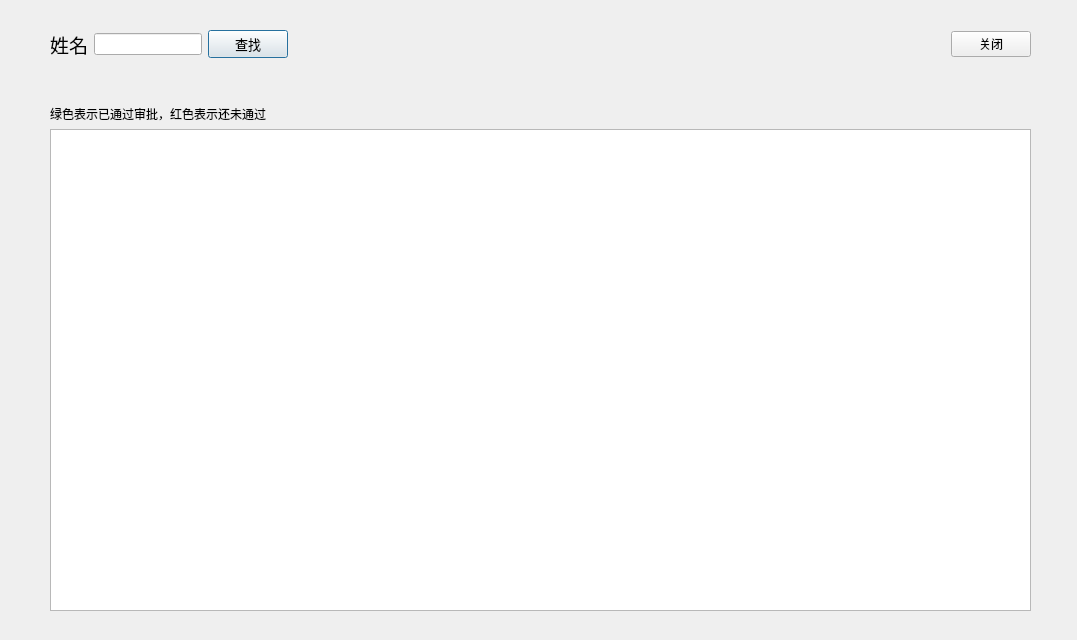
<?xml version="1.0" encoding="UTF-8"?>
<ui version="4.0">
 <class>Search</class>
 <widget class="QDialog" name="Search">
  <property name="geometry">
   <rect>
    <x>0</x>
    <y>0</y>
    <width>1077</width>
    <height>640</height>
   </rect>
  </property>
  <property name="windowTitle">
   <string>Dialog</string>
  </property>
  <widget class="QWidget" name="verticalLayoutWidget">
   <property name="geometry">
    <rect>
     <x>50</x>
     <y>30</y>
     <width>981</width>
     <height>581</height>
    </rect>
   </property>
   <layout class="QVBoxLayout" name="verticalLayout">
    <item>
     <layout class="QHBoxLayout" name="horizontalLayout">
      <item>
       <widget class="QLabel" name="label">
        <property name="sizePolicy">
         <sizepolicy hsizetype="Fixed" vsizetype="Fixed">
          <horstretch>0</horstretch>
          <verstretch>0</verstretch>
         </sizepolicy>
        </property>
        <property name="font">
         <font>
          <family>Arial</family>
          <pointsize>14</pointsize>
         </font>
        </property>
        <property name="contextMenuPolicy">
         <enum>Qt::PreventContextMenu</enum>
        </property>
        <property name="text">
         <string>姓名</string>
        </property>
       </widget>
      </item>
      <item>
       <widget class="QLineEdit" name="lineEdit">
        <property name="sizePolicy">
         <sizepolicy hsizetype="Minimum" vsizetype="Fixed">
          <horstretch>0</horstretch>
          <verstretch>0</verstretch>
         </sizepolicy>
        </property>
       </widget>
      </item>
      <item>
       <widget class="QPushButton" name="pushButton">
        <property name="sizePolicy">
         <sizepolicy hsizetype="Maximum" vsizetype="Fixed">
          <horstretch>0</horstretch>
          <verstretch>0</verstretch>
         </sizepolicy>
        </property>
        <property name="font">
         <font>
          <family>Arial</family>
          <pointsize>10</pointsize>
         </font>
        </property>
        <property name="text">
         <string>查找</string>
        </property>
       </widget>
      </item>
      <item>
       <spacer name="horizontalSpacer">
        <property name="orientation">
         <enum>Qt::Horizontal</enum>
        </property>
        <property name="sizeType">
         <enum>QSizePolicy::MinimumExpanding</enum>
        </property>
        <property name="sizeHint" stdset="0">
         <size>
          <width>40</width>
          <height>20</height>
         </size>
        </property>
       </spacer>
      </item>
      <item>
       <widget class="QPushButton" name="pushButton_2">
        <property name="text">
         <string>关闭</string>
        </property>
       </widget>
      </item>
     </layout>
    </item>
    <item>
     <spacer name="verticalSpacer">
      <property name="orientation">
       <enum>Qt::Vertical</enum>
      </property>
      <property name="sizeType">
       <enum>QSizePolicy::Minimum</enum>
      </property>
      <property name="sizeHint" stdset="0">
       <size>
        <width>20</width>
        <height>40</height>
       </size>
      </property>
     </spacer>
    </item>
    <item>
     <widget class="QLabel" name="label_2">
      <property name="text">
       <string>绿色表示已通过审批，红色表示还未通过</string>
      </property>
     </widget>
    </item>
    <item>
     <widget class="QListWidget" name="listWidget">
      <property name="sizePolicy">
       <sizepolicy hsizetype="MinimumExpanding" vsizetype="MinimumExpanding">
        <horstretch>0</horstretch>
        <verstretch>0</verstretch>
       </sizepolicy>
      </property>
     </widget>
    </item>
   </layout>
  </widget>
 </widget>
 <resources/>
 <connections/>
</ui>
